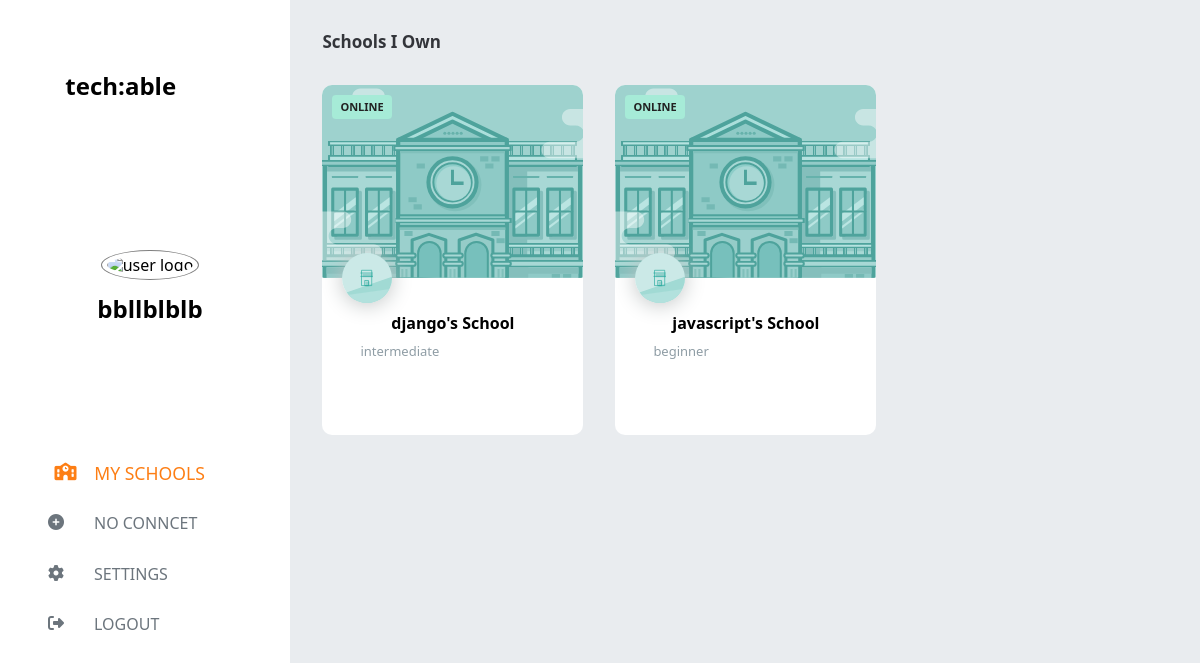
The app's page /admins/, older data.
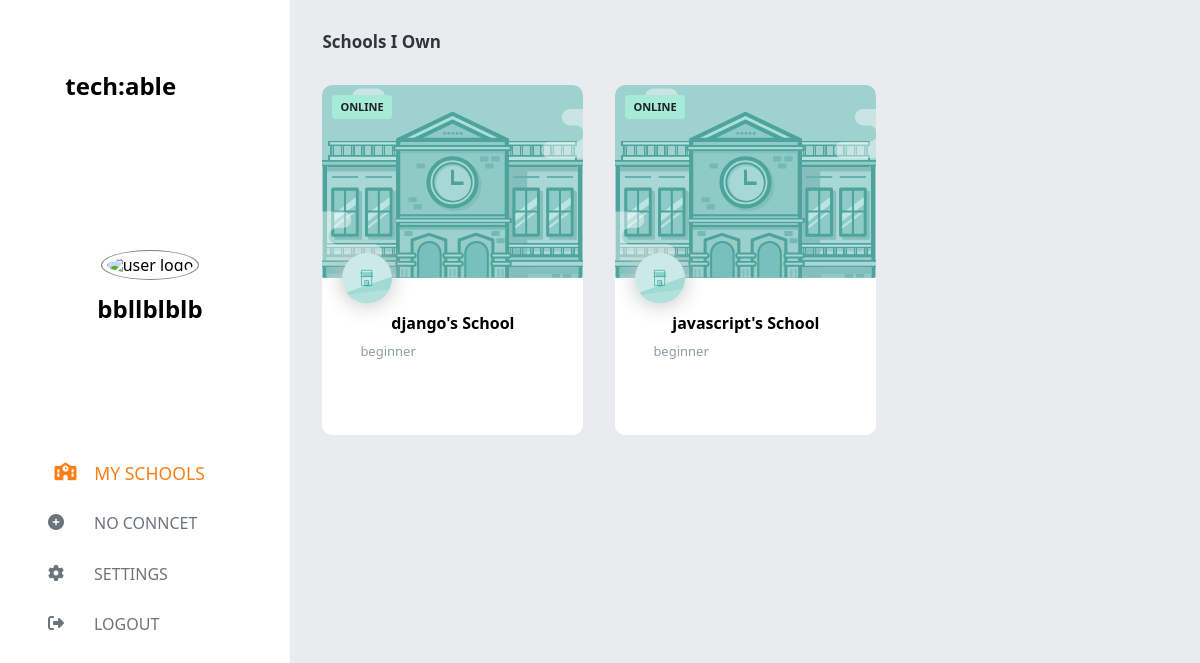
The same page, newer data.
### compte/models.py (models this page shows)
class cour(models.Model):
    name= models.CharField(max_length=100, primary_key=True)
    slug= models.SlugField(max_length=128)
    created_at = models.DateTimeField(auto_now_add=True)
    price = models.FloatField()
    diff=models.CharField(max_length=100)

### compte/views.py (the view, shortened to what this page needs)
# urls.py: path("admins/", views.admin, name="admin"),
def admin(request):
  cours=cour.objects.all()
  return render(request,'admin.html',context={"cour":cours})

### compte/templates/admin.html (shortened to what this page needs)
{% load static %}
<!DOCTYPE html>
<html lang="en">
  <head>
    <link rel="stylesheet" href="{% static 'css/style.css'%}" />
    <link rel="stylesheet" href="{% static 'css/normalize.css' %}" />
    <link rel="stylesheet" href="{% static 'css/admin.css' %}">
    <link rel="stylesheet" href="{% static 'css/wtf-forms.css' %}">
    <link rel="stylesheet"
      href="https://cdnjs.cloudflare.com/ajax/libs/font-awesome/6.4.0/css/all.min.css"
 />
  </head>
  <body>
    <main>
      <section class="left">
        <div class="header">
          <h1>Tech:able</h1>
          <div class="logo">
            <div class="userImg avatarDiv">
              <img class="avatar" alt="user logo" />
            </div>
            {% if user.is_authenticated %}
              <div class="userInfo">
                <span class="userName">{{user.username}}</span>
                <span class="mailUser">{{user.email}}</span>
              </div>
            {% else %}
              <h1> bbllblblb</h1>
            {% endif %}
          </div>
        </div>
        <div class="choices">
          <div class="choice mySchool active">
            <i class="fa-solid fa-school"></i> My Schools
          </div>
          {% if user.is_authenticated %}
            {% if "teach.com" in user.email %}
              <div class="choice addOn ">
                <i class="fa-solid fa-circle-plus"></i> ADD
              </div>
            {% else %}
            <span class="mailUser">Hello student</span>
            {% endif %}
          {% else %}
          <div class="choice addOn ">
            <i class="fa-solid fa-circle-plus"></i> no conncet
          </div>
          {% endif %}
          <div class="choice setting">
            <i class="fa-solid fa-gear"></i> Settings
          </div>
          <div class="choice">
            <i class="fa-solid fa-right-from-bracket"></i> logout
          </div>
        </div>
      </section>
      <section class="right containers mySchool">
        <div class="schoolOwn">
          <h1>Schools I Own</h1>
          <div class="cards">
            {% for i in cour %}
              <div class="card">
                <div class="cardImg">
                </div>
                <div class="cardInfo">
                  <a href="{% url 'cours' i.slug %}">
                  <h1 class="schoolName">{{i.name}}'s School</h1></a>
                  <p class="schoolDomain">{{i.diff}}</p>
                </div>
                <div class="cardTicket">Online</div>
                <div class="cardLogo"></div>
              </div>
            {% endfor %}
          </div>
        </div>
      </section>
    </main>
  </body>
</html>

Row changes from the older to the newer data that the page shows:
changed cour "django": diff "intermediate" → "beginner"
